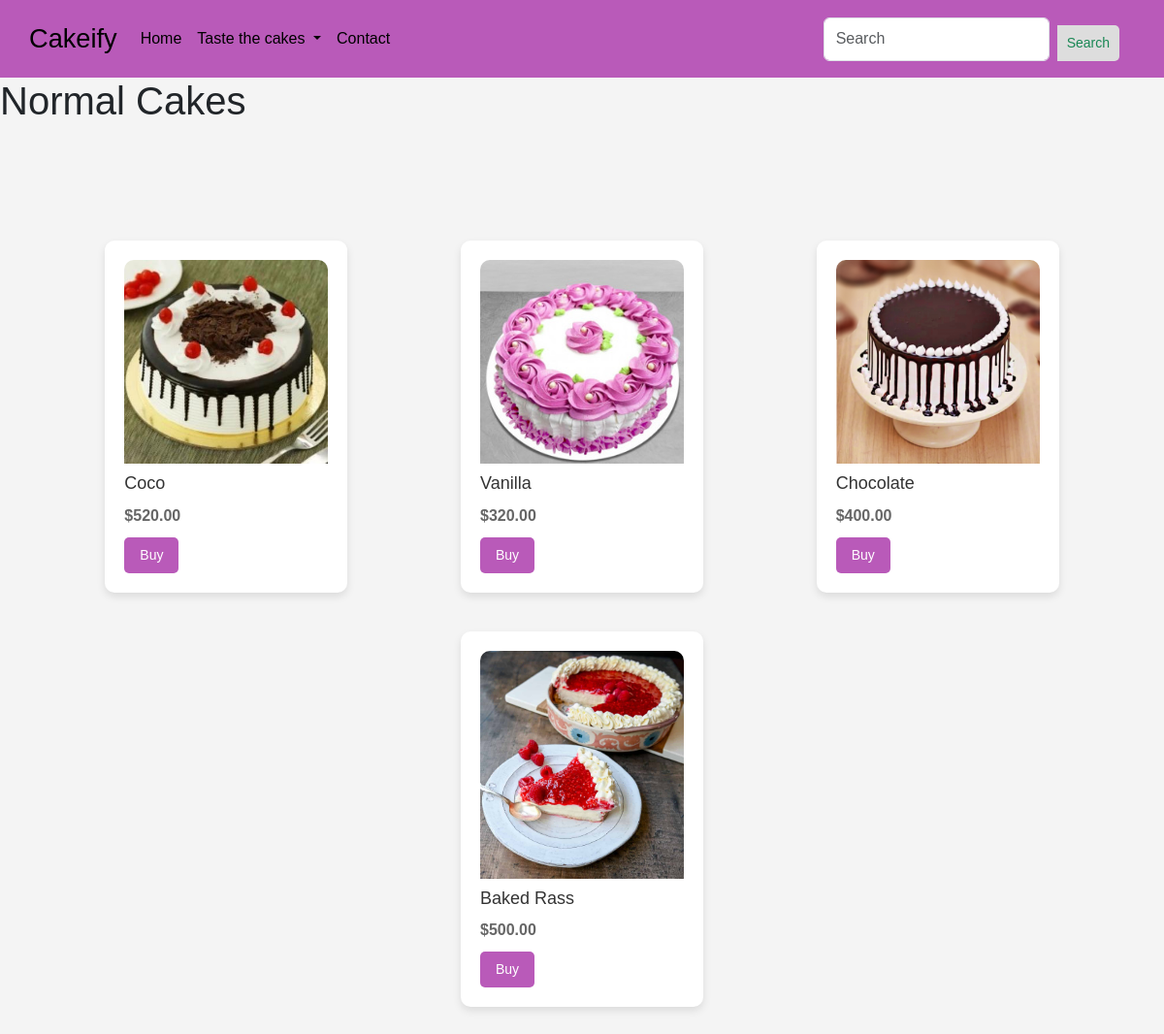
/normal_cake/, run on the app's committed database.
### TastyCakes/models.py (models this page shows)
class Normal_cake(models.Model):
    image=models.ImageField(upload_to='normal_cake_img/')
    name=models.CharField(max_length=100)
    price=models.DecimalField(max_digits=5, decimal_places=2)

### TastyCakes/views.py (the view)
# urls.py: path('normal_cake/', views.normal_cake, name='normal_cake'),
def normal_cake(request):
  normal_cake_var=Normal_cake.objects.all()
  return render(request, 'normal_cake.html', {'normal_cake_var': normal_cake_var})

### templates/normal_cake.html (shortened to what this page needs)
{% load static %}
<!DOCTYPE html>
<html lang="en">
<head>
    <link href="https://cdn.jsdelivr.net/npm/bootstrap@5.3.3/dist/css/bootstrap.min.css" rel="stylesheet">
</head>
<body>
  <nav class="navbar navbar-expand-lg">
    <div class="container-fluid">
      <a class="navbar-brand" href="{%url 'index' %}">Cakeify</a>
      <div class="collapse navbar-collapse" id="navbarSupportedContent">
        <ul class="navbar-nav me-auto mb-2 mb-lg-0">
          <li class="nav-item">
            <a class="nav-link active" aria-current="page" href="{%url 'index' %}">Home</a>
          </li>
          <li class="nav-item dropdown">
            <a class="nav-link dropdown-toggle" href="#" role="button" data-bs-toggle="dropdown" aria-expanded="false">
              Taste the cakes
            </a>
          </li>
          <li class="nav-item">
            <a class="nav-link active" aria-current="page" href="{%url 'contact' %}">Contact</a>
          </li>
        </ul>
        <form class="d-flex" role="search">
          <input class="form-control me-2" type="search" placeholder="Search" aria-label="Search">
          <button class="btn btn-outline-success" type="submit">Search</button>
        </form>
      </div>
    </div>
</nav>
<div class="header">
  <h1>Normal Cakes</h1>
</div>
  <div class="container">
      {% for cake in normal_cake_var %}
      <div class="product">
          <img src="{{cake.image.url }}" alt="{{ cake.name }}">
          <h3>{{ cake.name }}</h3>
          <p>${{ cake.price }}</p>
          <div class="product-buttons">
              <button class="buy-button" onclick="placeOrder('{{ cake.name }}', {{ cake.price }})">Buy</button>
          </div>
      </div>
      {% endfor %}
  </div>
</body>

### templates/normal_cake.html (style rules this page uses)
body { font-family: Arial, sans-serif; margin: 0; padding: 0; background-color: #f4f4f4; }
.container { display: flex; flex-wrap: wrap; justify-content: space-around; padding: 20px; margin-top: 80px; }
.product { width: 250px; background-color: #fff; border-radius: 10px; padding: 20px; margin: 20px; box-shadow: 0 4px 8px rgba(0, 0, 0, 0.1); transition: transform 0.3s ease-in-out; }
.product img { width: 100%; border-radius: 10px 10px 0 0; }
.product h3 { margin-top: 10px; font-size: 18px; color: #333; }
.product p { margin: 10px 0; font-size: 16px; font-weight: bold; color: #666; }
.product-buttons { display: flex; justify-content: space-between; align-items: center; }
.buy-button, .add-to-cart-button { padding: 8px 16px; font-size: 14px; border: none; border-radius: 5px; cursor: pointer; transition: background-color 0.3s ease; }
.buy-button { background-color: rgba(185, 90, 185, 1); color: white; }
button[type=submit] { float: right; padding: 8px 10px; margin-top: 8px; margin-right: 16px; background: #ddd; font-size: 14px; border: none; cursor: pointer; border-radius: 0 5px 5px 0; }
.navbar { background-color: rgba(185, 90, 185, 1); padding: 18px 18px; height: 80px; }
.navbar-brand { color: black; font-size: 1.7rem; }
.navbar-nav .nav-link { color: black; }

### data on the page
Normal_cake: image (picture), name "Coco", price "520.00"
Normal_cake: image (picture), name "Vanilla", price "320.00"
Normal_cake: image (picture), name "Chocolate", price "400.00"
Normal_cake: image (picture), name "Baked Rass", price "500.00"
